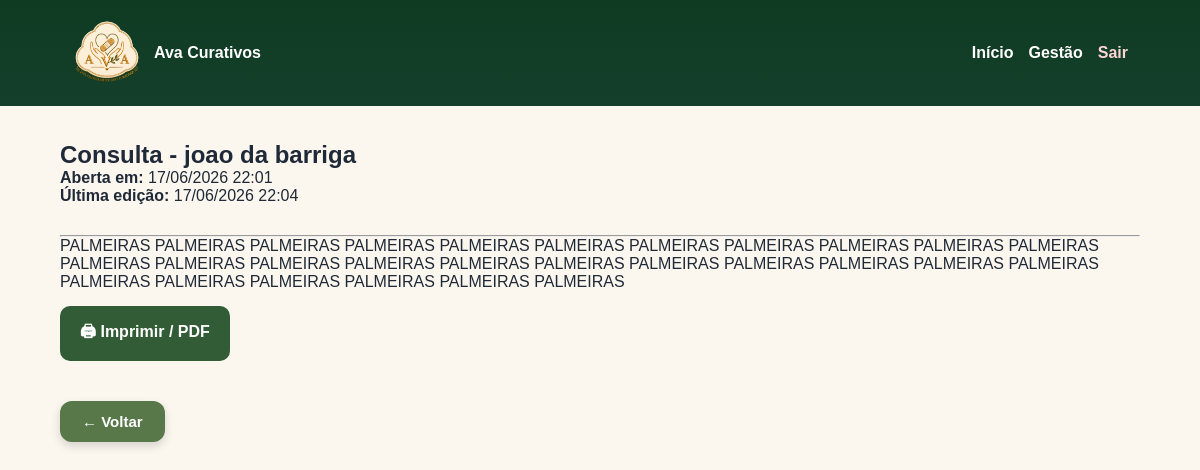
/consulta/11/ (signed in), run on the app's committed database.
### pacientes/models.py (models this page shows, shortened)
class Paciente(models.Model):
    ORIGEM_CHOICES = [
        ('REDE_SOCIAL', 'Rede Social'),
        ('SITE', 'Site'),
        ('AMIGOS', 'Amigos'),
        ('OUTROS', 'Outros'),
    ]
    nome = models.CharField(max_length=200)
    endereco = models.CharField(max_length=255)
    telefone = models.CharField(max_length=20)
    data_nascimento = models.DateField()
    origem = models.CharField(max_length=20, choices=ORIGEM_CHOICES)
    email = models.EmailField(blank=True, null=True)
    criado_em = models.DateTimeField(auto_now_add=True)

### consultas/models.py (models this page shows, shortened)
class Consulta(models.Model):
    paciente = models.ForeignKey(
        Paciente,
        on_delete=models.CASCADE,
        related_name="prescricoes",
        null=True,
        blank=True
    )
    diagnostico_clinico = models.TextField(
        blank=True,
        null=True,
        verbose_name="Diagnóstico Clínico"
    )
    anamnese = models.TextField(
        blank=True,
        null=True
    )
    conduta = models.TextField(
        blank=True,
        null=True
    )
    diabetes = models.BooleanField(
        default=False
    )
    hipertensao = models.BooleanField(
        default=False,
        verbose_name="Hipertenso"
    )
    doenca_cronica = models.BooleanField(
        default=False,
        verbose_name="Doença crônica"
    )
    descricao = models.TextField(
        blank=True,
        null=True,
        verbose_name="Observação / Evolução"
    )
    criada_em = models.DateTimeField(
        auto_now_add=True
    )
    atualizada_em = models.DateTimeField(
        auto_now=True
    )

### consultas/views.py (the view)
@login_required
def detalhe_consulta(request, id):
    consulta = get_object_or_404(
        Consulta,
        id=id
    )
    agora = timezone.localtime()
    fim_do_dia = timezone.localtime(
        consulta.criada_em
    ).replace(
        hour=23,
        minute=59,
        second=59,
        microsecond=0
    )
    pode_editar = agora <= fim_do_dia
    return render(
        request,
        "consultas/detalhe_consulta.html",
        {
            "consulta": consulta,
            "paciente": consulta.paciente,
            "pode_editar": pode_editar,
        }
    )

### templates/consultas/detalhe_consulta.html (shortened to what this page needs)
{% extends 'base.html' %}
{% block content %}
<div class="consulta-card">
    <h2>Consulta - {{ paciente.nome }}</h2>
    <p>
        <strong>Aberta em:</strong>
        {{ consulta.criada_em|date:"d/m/Y H:i" }}
    </p>
    {% if consulta.atualizada_em != consulta.criada_em %}
    <p>
        <strong>Última edição:</strong>
        {{ consulta.atualizada_em|date:"d/m/Y H:i" }}
    </p>
    {% endif %}
    <hr>
<p>
    {{ consulta.descricao|linebreaks }}
</p>
{% if consulta.fotos.all %}
<form
    method="get"
    action="{% url 'imprimir_consulta' consulta.id %}"
    target="_blank"
    class="form-impressao"
>
    <h3>Selecionar fotos para o PDF</h3>
    <small>Escolha até 6 fotos para sair junto com a evolução.</small>
    <div class="fotos-selecao-pdf">
        {% for foto in consulta.fotos.all %}
            <label class="foto-check-card">
                <input
                    type="checkbox"
                    name="fotos"
                    value="{{ foto.id }}"
                    checked
                >
                <img src="{{ foto.imagem.url }}" alt="Foto da consulta">
            </label>
        {% endfor %}
    </div>
    <button type="submit" class="btn btn-imprimir">
        🖨 Imprimir / PDF
    </button>
</form>
{% else %}
<a
    href="{% url 'imprimir_consulta' consulta.id %}"
    class="btn btn-imprimir"
    target="_blank"
>
    🖨 Imprimir / PDF
</a>
{% endif %}
</div>
{% endblock %}

### static/css/style.css (style rules this page uses)
* { margin:0; padding:0; box-sizing:border-box; font-family:Arial, Helvetica, sans-serif; }
body { background:#f3f6fb; color:#1f2937; }
button, .btn { background:#123d73; color:white; padding:14px 20px; border:none; border-radius:10px; text-decoration:none; font-weight:bold; cursor:pointer; display:inline-block; }
body { background:#fbf7ef; }
:root { --verde-principal:#556f47; --verde-escuro:#3f5a38; --bege:#f8f4ec; --azul:#123d73; }
.btn-imprimir { background:#315c35; }
.btn-imprimir { background:#315c35; margin-top:15px; }

### data on the page
Paciente: nome "joao da barriga"
Consulta: criada_em "17/06/2026 22:01", atualizada_em "17/06/2026 22:04", descricao "PALMEIRAS PALMEIRAS PALMEIRAS PALMEIRAS PALMEIRAS PALMEIRAS PALMEIRAS PALMEIRAS PALMEIRAS PALMEIRAS PALMEIRAS PALMEIRAS PALMEIRAS PALMEIRAS PALMEIRAS PALMEIRAS PALMEIRAS PALMEIRAS PALMEIRAS PALMEIRAS PALMEIRAS PALMEIRAS PALMEIRAS PALMEIRAS PALMEIRAS PALMEIRAS PALMEIRAS PALMEIRAS"
